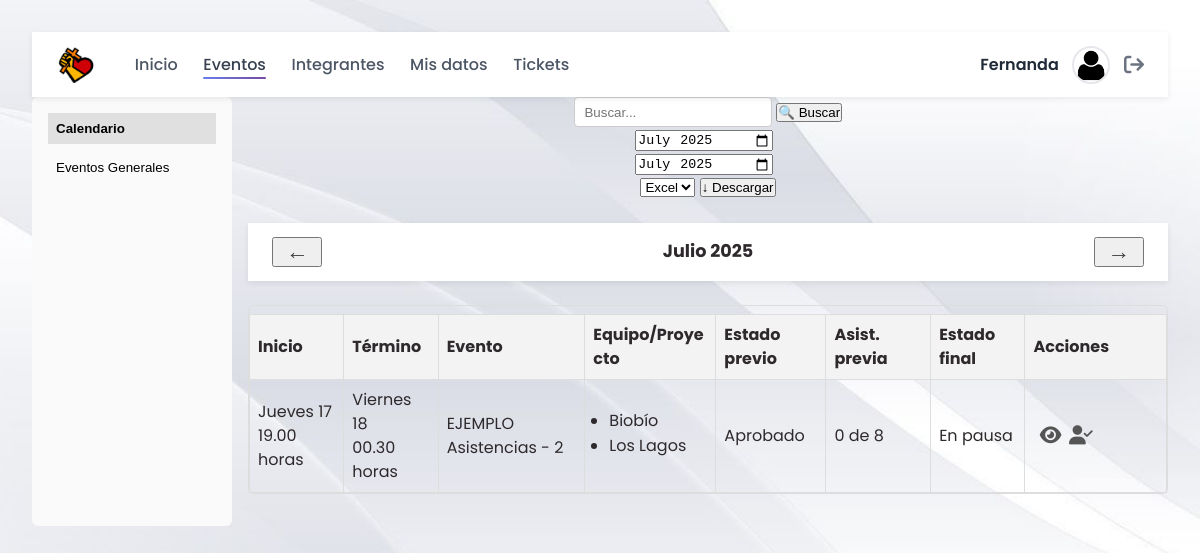
Page /eventos.php (signed in) on the earlier database version.
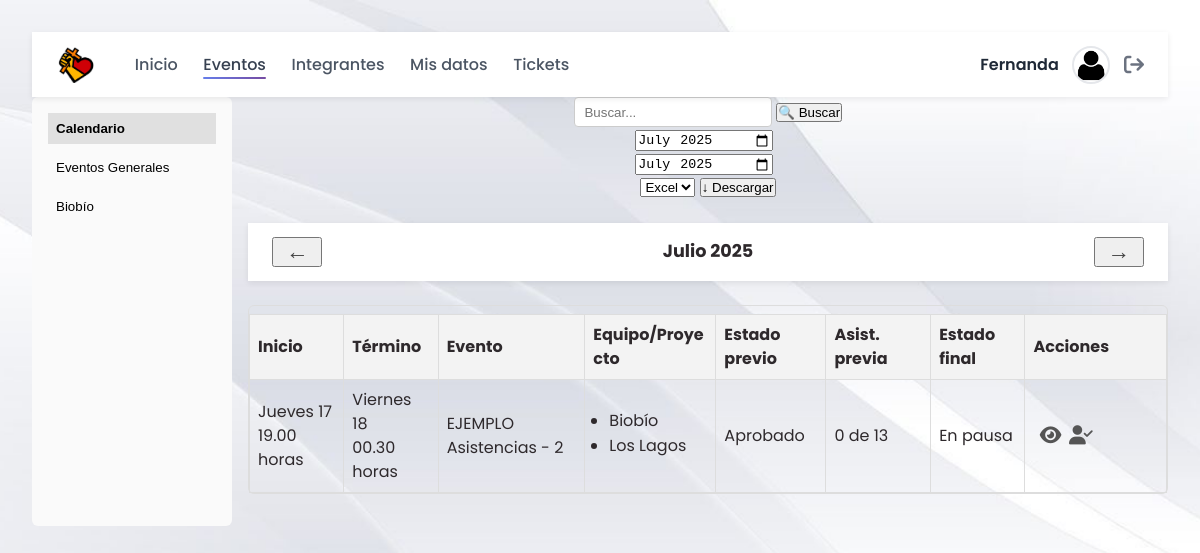
Same page on the later database version.
### tables this page shows
CREATE TABLE `eventos` (
  `id_evento` int(11) NOT NULL,
  `nombre_evento` varchar(100) NOT NULL,
  `lugar` varchar(100) DEFAULT NULL,
  `descripcion` text DEFAULT NULL,
  `observacion` text DEFAULT NULL,
  `id_estado_previo` int(11) DEFAULT NULL,
  `id_estado_final` int(11) DEFAULT NULL,
  `id_tipo` int(11) DEFAULT NULL,
  `encargado` int(11) DEFAULT NULL,
  `es_general` tinyint(1) DEFAULT 0,
  `boleteria_activa` tinyint(1) DEFAULT NULL COMMENT '1 = boletería habilitada; 0/NULL = deshabilitada',
  `fecha_hora_inicio` timestamp NULL DEFAULT NULL,
  `fecha_hora_termino` timestamp NULL DEFAULT NULL
);

CREATE TABLE `estados_previos_eventos` (
  `id_estado_previo` int(11) NOT NULL,
  `nombre_estado_previo` varchar(20) NOT NULL
);

CREATE TABLE `estados_finales_eventos` (
  `id_estado_final` int(11) NOT NULL,
  `nombre_estado_final` varchar(20) NOT NULL
);

### eventos.php (the view, shortened to what the changed rows need)
<?php
require 'conexion.php';
$id_usuario = $_SESSION['id_usuario'];
$stmtLiderNacional = $pdo->prepare(
  'SELECT 1 FROM integrantes_equipos_proyectos
   WHERE id_usuario = ? AND id_equipo_proyecto = 1 LIMIT 1'
);
$stmtLiderNacional->execute([$id_usuario]);
$isLiderNacional = (bool)$stmtLiderNacional->fetchColumn();
$leadStmt = $pdo->prepare("
  SELECT DISTINCT id_equipo_proyecto
    FROM integrantes_equipos_proyectos
   WHERE id_usuario = :uid
     AND id_rol IN (4,6)
");
$leadStmt->execute(['uid'=>$id_usuario]);
$myLeadTeams = $leadStmt->fetchAll(PDO::FETCH_COLUMN);
$qEq = $pdo->prepare("
  SELECT ep.id_equipo_proyecto, ep.nombre_equipo_proyecto
    FROM integrantes_equipos_proyectos iep
    JOIN equipos_proyectos ep
      ON iep.id_equipo_proyecto = ep.id_equipo_proyecto
   WHERE iep.id_usuario = :uid
   ORDER BY ep.nombre_equipo_proyecto
");
$qEq->execute(['uid'=>$id_usuario]);
$userTeams = $qEq->fetchAll(PDO::FETCH_ASSOC);
$allProjects = $pdo
  ->query("SELECT id_equipo_proyecto, nombre_equipo_proyecto
            FROM equipos_proyectos
           ORDER BY nombre_equipo_proyecto")
  ->fetchAll(PDO::FETCH_ASSOC);
$filtro   = $_POST['filtro']  ?? 'calendario';
$mesParam = $_POST['mes']     ?? date('Y-m');
list($year, $month) = explode('-', $mesParam);
$meses = [
  '01'=>'Enero','02'=>'Febrero','03'=>'Marzo','04'=>'Abril',
  '05'=>'Mayo','06'=>'Junio','07'=>'Julio','08'=>'Agosto',
  '09'=>'Septiembre','10'=>'Octubre','11'=>'Noviembre','12'=>'Diciembre'
];
$dias = ['0'=>'Domingo','1'=>'Lunes','2'=>'Martes','3'=>'Miércoles',
         '4'=>'Jueves','5'=>'Viernes','6'=>'Sábado'];
$where  = [];
$params = [];
$where[]          = "YEAR(e.fecha_hora_inicio) = :year";
$where[]          = "MONTH(e.fecha_hora_inicio) = :month";
$params['year']   = $year;
$params['month']  = $month;
if (!$isLiderNacional) {
    if (!empty($myLeadTeams)) {
        $teamList = implode(',', array_map('intval',$myLeadTeams));
        $where[] = "(
          e.id_estado_previo = 1
          OR (
              e.id_estado_previo IN (2,3)
            AND e.es_general = 0
            AND e.id_evento IN (
                SELECT id_evento
                  FROM equipos_proyectos_eventos
                  WHERE id_equipo_proyecto IN ($teamList)
            )
          )
        )";
    } else {
        $where[] = "e.id_estado_previo = 1";
    }
}
$stmtEv = $pdo->prepare($sql);
$stmtEv->execute($params);
$rows = $stmtEv->fetchAll(PDO::FETCH_ASSOC);
?>
<!DOCTYPE html>
<html lang="es">
<head>
  <link rel="stylesheet" href="styles/main.css">
  <link rel="stylesheet" href="https://cdnjs.cloudflare.com/ajax/libs/font-awesome/6.4.0/css/all.min.css">
</head>
<body>
  <?php require_once 'navegador.php'; ?>
  <main>
    <div class="container" style="display:grid; grid-template-columns:200px 1fr; gap:1rem">
    <?php
      $sidebarOpts = [
        'calendario' => 'Calendario',
        'general'    => 'Eventos Generales',
      ];
      if ($isLiderNacional) {
          $projectsForSidebar = $allProjects;
      } else {
          $projectsForSidebar = $userTeams;
      }
      $sidebarOpts += array_column(
        $projectsForSidebar,
        'nombre_equipo_proyecto',
        'id_equipo_proyecto'
      );
    ?>
    <aside style="background:#fafafa; padding:1rem; border-radius:6px">
      <?php foreach ($sidebarOpts as $key => $label): ?>
        <form method="POST" style="margin:0 0 .5rem">
          <button
            name="filtro"
            value="<?=htmlspecialchars($key)?>"
            style="
              width:100%;
              text-align:left;
              background:<?= $filtro===$key ? '#e0e0e0':'transparent'?>;
              font-weight:<?= $filtro===$key ? 'bold':'normal'?>;
              border:none; padding:.5rem; cursor:pointer;
            "
          >
            <?=htmlspecialchars($label)?>
          </button>
        </form>
      <?php endforeach; ?>
    </aside>
    <div>
      <section>
        <?php if (empty($rows)): ?>
          <p>No hay eventos en <?= $meses[$month] ?> <?= $year ?>.</p>
        <?php else: ?>
          <div class="table-responsive">
            <table>
              <thead>
                <tr>
                  <th>Inicio</th><th>Término</th><th>Evento</th>
                  <th>Equipo/Proyecto</th><th>Estado previo</th>
                  <th>Asist. previa</th><th>Estado final</th><th>Acciones</th>
                </tr>
              </thead>
              <tbody>
                <?php foreach($rows as $e):
                  $si = strtotime($e['fecha_hora_inicio']);
                  $st = strtotime($e['fecha_hora_termino']);
                ?>
                <tr>
                  <td>
                    <?= $dias[date('w',$si)] . ' ' . date('d',$si) ?><br>
                    <?= date('H.i',$si) . ' horas' ?>
                  </td>
                  <td>
                    <?= $dias[date('w',$st)] . ' ' . date('d',$st) ?><br>
                    <?= date('H.i',$st) . ' horas' ?>
                  </td>
                  <td><?= htmlspecialchars($e['nombre_evento']) ?></td>
                  <td>
                    <?php
                      $raw   = $e['equipos'] ?: 'General';
                      $teams = array_filter(array_map('trim', explode(',', $raw)));
                    ?>
                    <ul class="equipos-list">
                      <?php foreach ($teams as $team): ?>
                        <li><?= htmlspecialchars($team) ?></li>
                      <?php endforeach; ?>
                    </ul>
                  </td>
                  <td><?= htmlspecialchars($e['nombre_estado_previo']) ?></td>
                  <td>
                    <?= (int)$e['cnt_presente'] ?> de <?= (int)$e['total_integrantes'] ?>
                  </td>
                  <td><?= htmlspecialchars($e['nombre_estado_final']) ?></td>
                  <td class="actions" style="white-space:nowrap">
                    <button
                      title="Ver detalles"
                      class="action-btn detail-btn"
                      data-fi="<?= $dias[date('w',$si)].' '.date('d',$si).' | '.date('H.i',$si).' horas' ?>"
                      data-ft="<?= $dias[date('w',$st)].' '.date('d',$st).' | '.date('H.i',$st).' horas' ?>"
                      data-nombre="<?= htmlspecialchars($e['nombre_evento']) ?>"
                      data-lugar="<?= htmlspecialchars($e['lugar'] ?? '') ?>"
                      data-encargado="<?= htmlspecialchars($e['encargado_nombre_completo'] ?? '') ?>"
                      data-descripcion="<?= htmlspecialchars($e['descripcion'] ?? '') ?>"
                      data-equipos="<?= htmlspecialchars($e['equipos'] ?: 'General') ?>"
                      data-previo="<?= htmlspecialchars($e['nombre_estado_previo'] ?? '') ?>"
                      data-tipo="<?= htmlspecialchars($e['nombre_tipo'] ?? '') ?>"
                      data-asist="<?= (int)$e['cnt_presente'].' de '.(int)$e['total_integrantes'] ?>"
                      data-observacion="<?=
                          htmlspecialchars($e['observacion'] ?? '', ENT_QUOTES)
                      ?>"
                      data-can-see-observacion="<?= $e['show_observacion'] ? '1' : '0' ?>"
                      data-final="<?= htmlspecialchars($e['nombre_estado_final'] ?? '') ?>"
                    >
                      <i class="fas fa-eye"></i>
                    </button>
                    <button
                      title="Asistencia"
                      class="action-btn assist-btn"
                      data-id="<?= $e['id_evento'] ?>"
                      data-start="<?= $e['fecha_hora_inicio'] ?>"
                    >
                      <i class="fas fa-user-check"></i>
                    </button>
                  </td>
                </tr>
                <?php endforeach; ?>
              </tbody>
            </table>
          </div>
        <?php endif; ?>
      </section>
    </div>
    </div>
  </main>
</body>
</html>

Differences in the rows shown:
changed eventos "Jueves": total_integrantes "8" → "13"
Other differences:
new list line: "Biobío"
